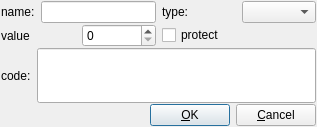
<?xml version="1.0" encoding="UTF-8"?>
<ui version="4.0">
 <class>dlgDiscount</class>
 <widget class="QDialog" name="dlgDiscount">
  <property name="geometry">
   <rect>
    <x>0</x>
    <y>0</y>
    <width>317</width>
    <height>127</height>
   </rect>
  </property>
  <property name="windowTitle">
   <string>discount</string>
  </property>
  <layout class="QGridLayout">
   <property name="margin">
    <number>1</number>
   </property>
   <property name="spacing">
    <number>1</number>
   </property>
   <item row="0" column="0">
    <layout class="QHBoxLayout">
     <item>
      <layout class="QHBoxLayout">
       <item>
        <widget class="QLabel" name="lblName">
         <property name="sizePolicy">
          <sizepolicy hsizetype="Fixed" vsizetype="Preferred">
           <horstretch>0</horstretch>
           <verstretch>0</verstretch>
          </sizepolicy>
         </property>
         <property name="text">
          <string>name:</string>
         </property>
         <property name="wordWrap">
          <bool>false</bool>
         </property>
        </widget>
       </item>
       <item>
        <widget class="QLineEdit" name="editName">
         <property name="sizePolicy">
          <sizepolicy hsizetype="Fixed" vsizetype="Fixed">
           <horstretch>0</horstretch>
           <verstretch>0</verstretch>
          </sizepolicy>
         </property>
         <property name="maximumSize">
          <size>
           <width>300</width>
           <height>32767</height>
          </size>
         </property>
        </widget>
       </item>
      </layout>
     </item>
     <item>
      <layout class="QHBoxLayout">
       <item>
        <widget class="QLabel" name="lblType">
         <property name="text">
          <string>type:</string>
         </property>
         <property name="wordWrap">
          <bool>false</bool>
         </property>
        </widget>
       </item>
       <item>
        <widget class="QComboBox" name="comboType"/>
       </item>
      </layout>
     </item>
    </layout>
   </item>
   <item row="3" column="0">
    <layout class="QHBoxLayout">
     <item>
      <spacer name="Horizontal Spacing2">
       <property name="orientation">
        <enum>Qt::Horizontal</enum>
       </property>
       <property name="sizeType">
        <enum>QSizePolicy::Expanding</enum>
       </property>
       <property name="sizeHint" stdset="0">
        <size>
         <width>70</width>
         <height>20</height>
        </size>
       </property>
      </spacer>
     </item>
     <item>
      <widget class="QPushButton" name="buttonOk">
       <property name="text">
        <string>&amp;OK</string>
       </property>
       <property name="icon">
        <iconset>
         <normaloff>ok.png</normaloff>ok.png</iconset>
       </property>
       <property name="shortcut">
        <string/>
       </property>
       <property name="autoDefault">
        <bool>true</bool>
       </property>
       <property name="default">
        <bool>true</bool>
       </property>
      </widget>
     </item>
     <item>
      <widget class="QPushButton" name="buttonCancel">
       <property name="text">
        <string>&amp;Cancel</string>
       </property>
       <property name="icon">
        <iconset>
         <normaloff>stop_cancel.png</normaloff>stop_cancel.png</iconset>
       </property>
       <property name="shortcut">
        <string/>
       </property>
       <property name="autoDefault">
        <bool>true</bool>
       </property>
      </widget>
     </item>
    </layout>
   </item>
   <item row="1" column="0">
    <layout class="QHBoxLayout">
     <item>
      <layout class="QHBoxLayout">
       <item>
        <widget class="QLabel" name="lblValue">
         <property name="text">
          <string>value</string>
         </property>
         <property name="wordWrap">
          <bool>false</bool>
         </property>
        </widget>
       </item>
       <item>
        <widget class="QSpinBox" name="spinValue"/>
       </item>
      </layout>
     </item>
     <item>
      <widget class="QCheckBox" name="chkProtect">
       <property name="text">
        <string>protect</string>
       </property>
      </widget>
     </item>
    </layout>
   </item>
   <item row="2" column="0">
    <layout class="QHBoxLayout">
     <item>
      <widget class="QLabel" name="lblName_2">
       <property name="sizePolicy">
        <sizepolicy hsizetype="Fixed" vsizetype="Preferred">
         <horstretch>0</horstretch>
         <verstretch>0</verstretch>
        </sizepolicy>
       </property>
       <property name="text">
        <string>code:</string>
       </property>
       <property name="wordWrap">
        <bool>false</bool>
       </property>
      </widget>
     </item>
     <item>
      <widget class="QLineEdit" name="editCode">
       <property name="sizePolicy">
        <sizepolicy hsizetype="Expanding" vsizetype="Fixed">
         <horstretch>0</horstretch>
         <verstretch>0</verstretch>
        </sizepolicy>
       </property>
       <property name="maximumSize">
        <size>
         <width>32767</width>
         <height>32767</height>
        </size>
       </property>
      </widget>
     </item>
    </layout>
   </item>
  </layout>
 </widget>
 <layoutdefault spacing="6" margin="11"/>
 <pixmapfunction>qPixmapFromMimeSource</pixmapfunction>
 <includes>
  <include location="local">engine.h</include>
 </includes>
 <resources/>
 <connections>
  <connection>
   <sender>comboType</sender>
   <signal>activated(int)</signal>
   <receiver>dlgDiscount</receiver>
   <slot>typeSelected(int)</slot>
   <hints>
    <hint type="sourcelabel">
     <x>20</x>
     <y>20</y>
    </hint>
    <hint type="destinationlabel">
     <x>20</x>
     <y>20</y>
    </hint>
   </hints>
  </connection>
  <connection>
   <sender>buttonOk</sender>
   <signal>clicked()</signal>
   <receiver>dlgDiscount</receiver>
   <slot>apply()</slot>
   <hints>
    <hint type="sourcelabel">
     <x>20</x>
     <y>20</y>
    </hint>
    <hint type="destinationlabel">
     <x>20</x>
     <y>20</y>
    </hint>
   </hints>
  </connection>
  <connection>
   <sender>buttonCancel</sender>
   <signal>clicked()</signal>
   <receiver>dlgDiscount</receiver>
   <slot>reject()</slot>
   <hints>
    <hint type="sourcelabel">
     <x>20</x>
     <y>20</y>
    </hint>
    <hint type="destinationlabel">
     <x>20</x>
     <y>20</y>
    </hint>
   </hints>
  </connection>
 </connections>
</ui>
